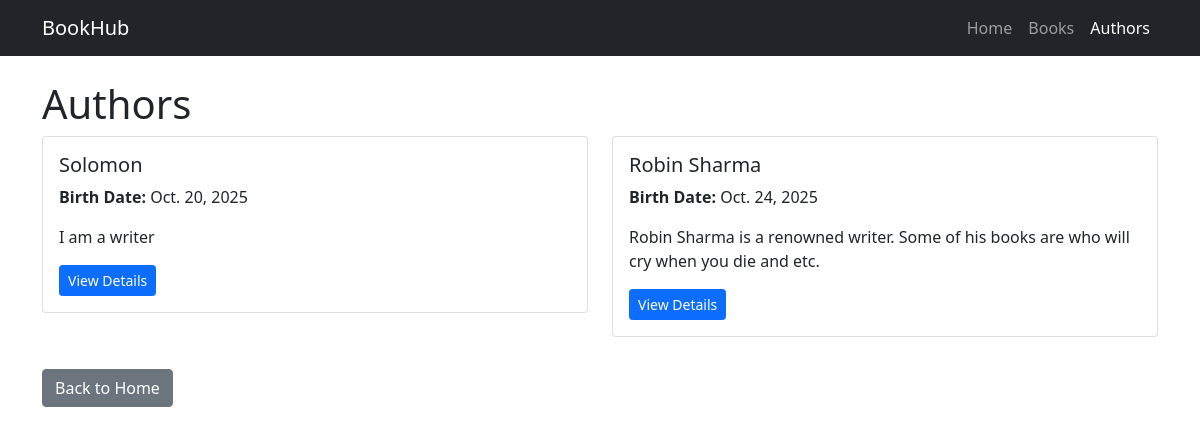
Screenshot of /authors/ with the database file from the repository.
### core/models.py (models this page shows, shortened)
class Author(models.Model):
    name = models.CharField(max_length=200)
    bio = models.TextField(blank=True)
    birth_date = models.DateField(null=True, blank=True)

### core/views.py (the view)
# urls.py: path('authors/', views.AuthorListView.as_view(), name='author-list'),
class AuthorListView(ListView):  # Class-based view to list authors
    model = Author  # Use the Author model
    template_name = 'core/author_list.html'  # Template to render
    context_object_name = 'authors'  # Name used in the template
    paginate_by = 20  # Number of authors per page

### core/templates/core/author_list.html (shortened to what this page needs)
<!DOCTYPE html>
<html>
<head>
    <link href="https://cdn.jsdelivr.net/npm/bootstrap@5.1.3/dist/css/bootstrap.min.css" rel="stylesheet">
</head>
<body>
    <nav class="navbar navbar-expand-lg navbar-dark bg-dark">
        <div class="container">
            <a class="navbar-brand" href="/">BookHub</a>
            <div class="navbar-nav">
                <a class="nav-link" href="/">Home</a>
                <a class="nav-link" href="/books/">Books</a>
                <a class="nav-link active" href="/authors/">Authors</a>
            </div>
        </div>
    </nav>
    <div class="container mt-4">
        <h1>Authors</h1>
        {% if authors %}
            <div class="row">
                {% for author in authors %}
                <div class="col-md-6 mb-3">
                    <div class="card">
                        <div class="card-body">
                            <h5 class="card-title">{{ author.name }}</h5>
                            {% if author.birth_date %}
                                <p class="card-text"><strong>Birth Date:</strong> {{ author.birth_date }}</p>
                            {% endif %}
                            {% if author.bio %}
                                <p class="card-text">{{ author.bio|truncatewords:30 }}</p>
                            {% endif %}
                            <a href="/authors/{{ author.id }}/" class="btn btn-primary btn-sm">View Details</a>
                        </div>
                    </div>
                </div>
                {% endfor %}
            </div>
        {% else %}
            <div class="alert alert-info">
                <p>No authors available yet. <a href="/admin/core/author/add/">Add some authors in the admin panel</a>.</p>
            </div>
        {% endif %}
        <a href="/" class="btn btn-secondary mt-3">Back to Home</a>
    </div>
</body>
</html>

### rows the page displays
Author: name "Solomon", birth_date "Oct. 20, 2025", bio "I am a writer"
Author: name "Robin Sharma", birth_date "Oct. 24, 2025", bio "Robin Sharma is a renowned writer. Some of his books are who will cry when you die and etc."
